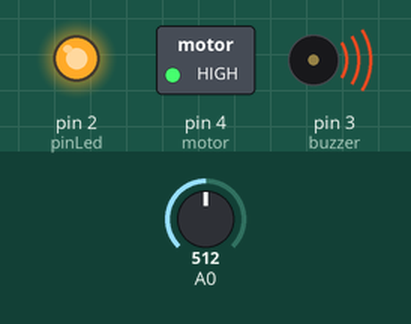
Bench run of a sketch on a simulated Arduino Uno, built with avr-gcc and run on an emulated ATmega328P. Shown: switched loads named in the sketch (green lamp = pin HIGH), output pins drawn as LEDs (lit = HIGH), buzzer (waves = sounding, pin HIGH). The test bench sets the inputs (shaded band); at power-on: A0 = 512.

Above: at 1.2 s.
1.3 s: A0 set to 218
2.8 s: A0 set to 190
At 3.7 s:
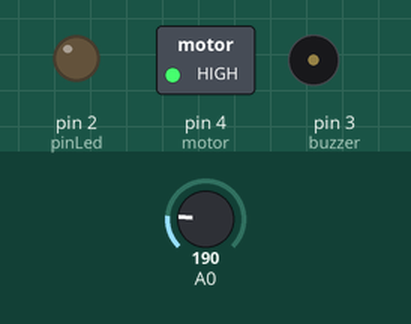
4.3 s: A0 set to 154
At 4.9 s:
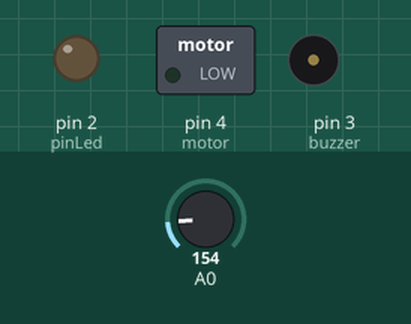
5.8 s: A0 set to 175
At 7.0 s:
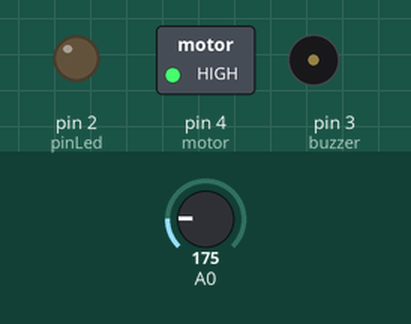
7.3 s: A0 set to 155
At 8.3 s:
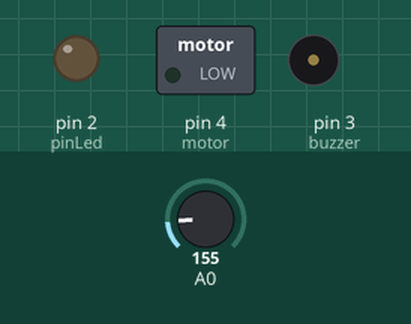
Timing chart, 0 to 9.8 s (numbered marks = the images above; inputs shaded):
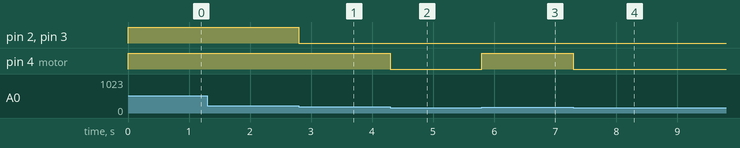

Measured:
- the behaviour switches between 205 and 204 on A0 (found by bisection; images 0 and 1)
- the behaviour switches between 166 and 165 on A0 (found by bisection; images 1 and 2)
- after the input at 1.3 s, every drawn part: stays the same
- after the input at 2.8 s, pin 2 (pinLed), pin 3 (buzzer): HIGH → LOW at once
- after the input at 4.3 s, pin 4 (motor): HIGH → LOW at once
- after the input at 5.8 s, pin 4 (motor): LOW → HIGH at once
- after the input at 7.3 s, pin 4 (motor): HIGH → LOW at once

The sketch:

medidor_de_temperatura.ino
```cpp
// C++ code
//
#define pinLed 2
#define buzzer 3
#define motor 4

void setup()
{
 pinMode(pinLed, OUTPUT);
 pinMode(buzzer, OUTPUT);
 pinMode(motor,  OUTPUT);
}

void loop()
{
  int temp = analogRead(A0);

if
    (temp > 165 && temp < 205)
 { digitalWrite(pinLed, LOW);
  digitalWrite(motor, HIGH);
  digitalWrite(buzzer, LOW);
 }

 else if
   (temp >= 205)
   { digitalWrite(pinLed, HIGH);
    digitalWrite(buzzer, HIGH);
    digitalWrite(motor, HIGH);
   }
  else {
    digitalWrite(pinLed, LOW);
  digitalWrite(buzzer, LOW);
  digitalWrite(motor,LOW);
  }
}
```
